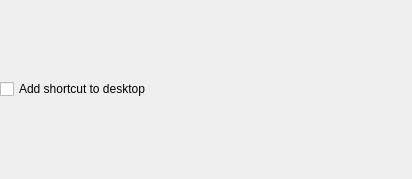
<?xml version="1.0" encoding="UTF-8"?>
<ui version="4.0">
 <class>DesktopShortcutCheckBoxForm</class>
 <widget class="QWidget" name="DesktopShortcutCheckBoxForm">
  <property name="geometry">
   <rect>
    <x>0</x>
    <y>0</y>
    <width>412</width>
    <height>179</height>
   </rect>
  </property>
  <layout class="QVBoxLayout" name="verticalLayout">
   <property name="margin">
    <number>0</number>
   </property>
   <item>
    <widget class="QCheckBox" name="desktopShortcutCheckBox">
     <property name="text">
      <string>Add shortcut to desktop</string>
     </property>
     <property name="checked">
      <bool>false</bool>
     </property>
     <property name="tristate">
      <bool>false</bool>
     </property>
    </widget>
   </item>
  </layout>
 </widget>
 <resources/>
 <connections/>
</ui>
